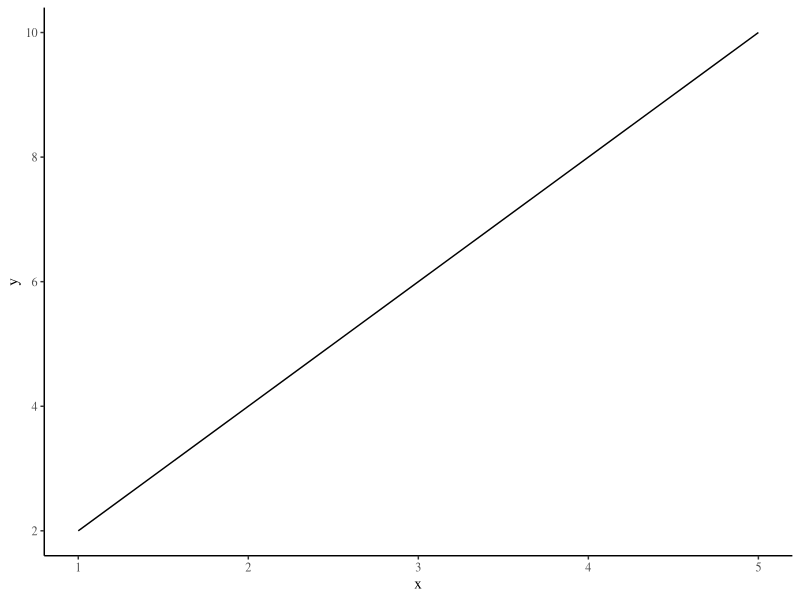

Here is the R script that generated this plot:
library(tidyverse)
x <- c(1, 2, 3, 4, 5)
y <- c(2, 4, 6, 8, 10)
sample_data <- data.frame(x,y)

ggplot(sample_data) + aes(x, y) + geom_line() + theme_classic(base_size = 11, base_family = "serif")
